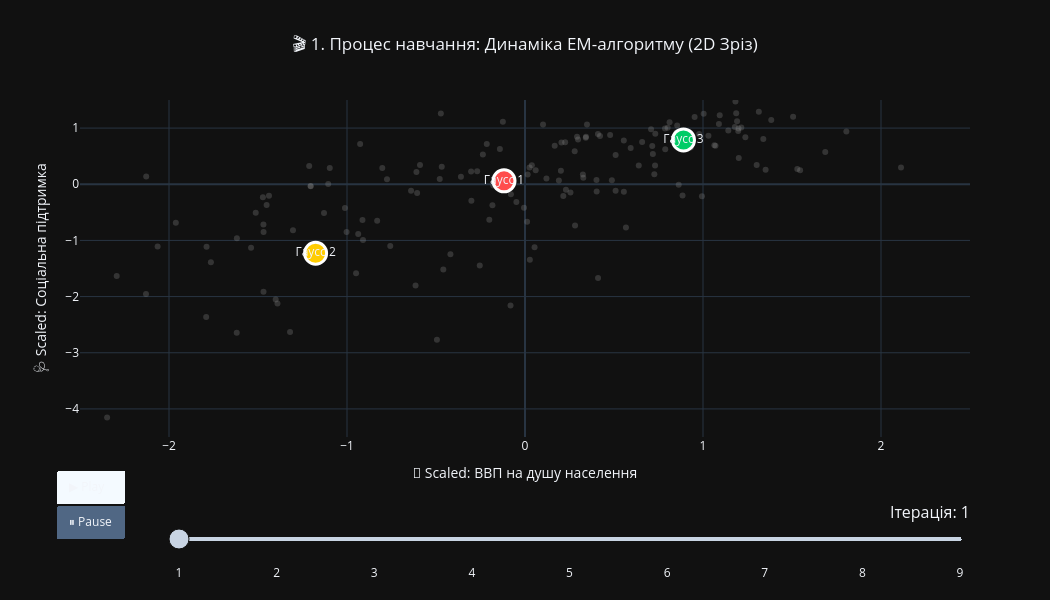
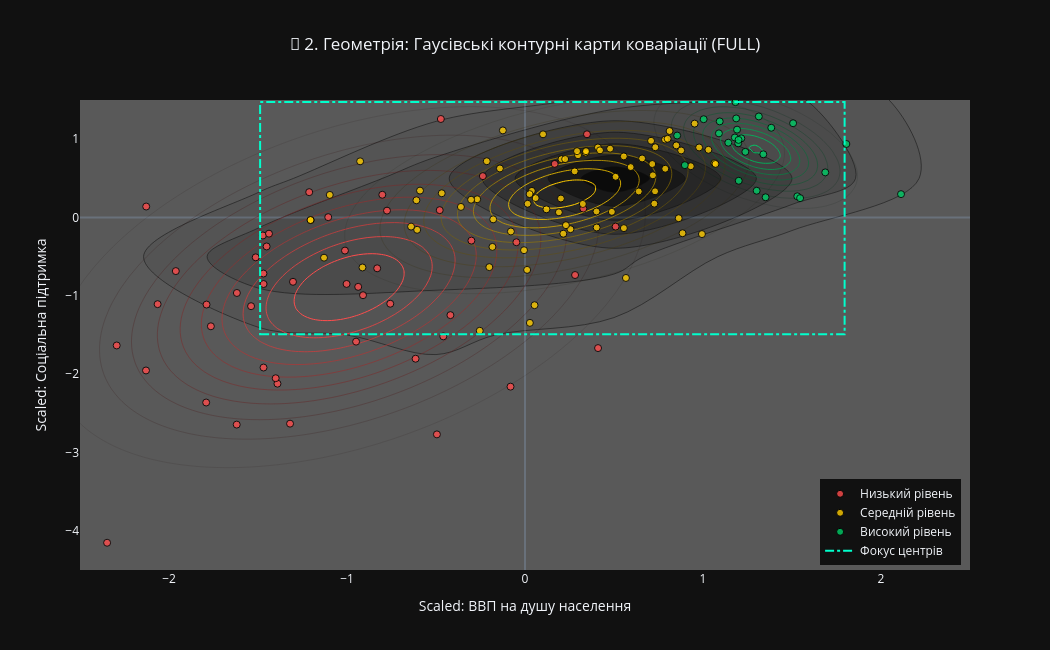
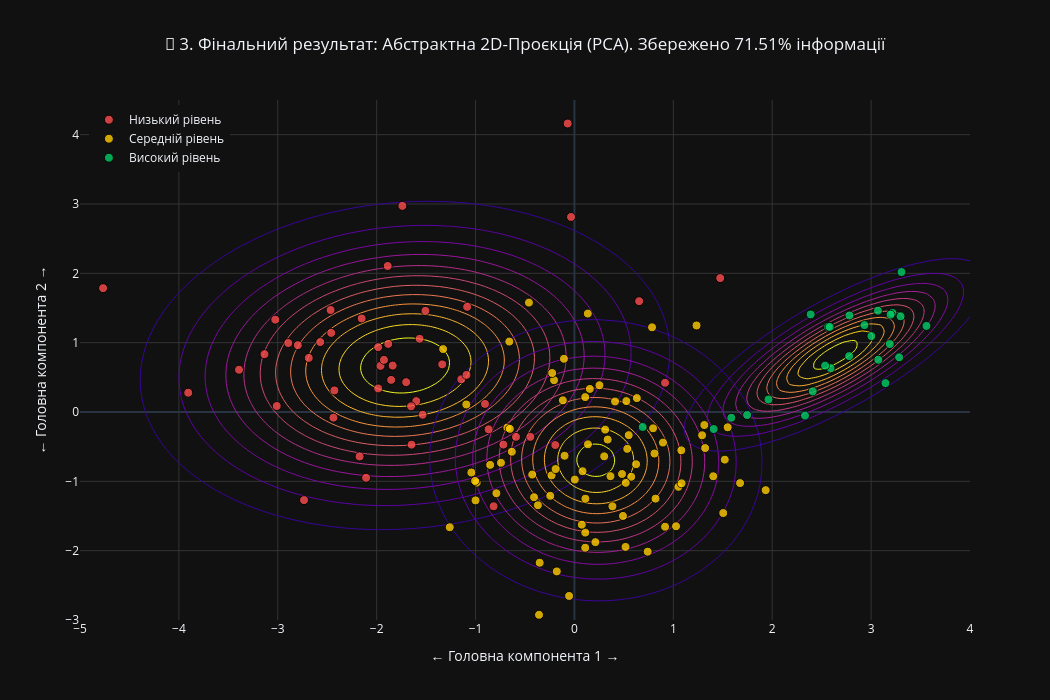

Notebook cell for these charts, in order:
### Markdown cell above
**11. Побудувати модель кластеризації:**

### Code cell
print(f"🧠 Навчання моделі кластеризації (GaussianMixture)...")
print("🧹 Перевірка та очищення даних від пропущених значень (NaN)...")

missing_values_count = df_scaled[FEATURES_FULL].isna().sum().sum()

if missing_values_count > 0:
    print(f"   ⚠️ Знайдено {missing_values_count} пропущених значень у числових ознаках.")
    print("   🛠️ Застосовуємо імп'ютацію (заповнення медіаною)...")

    imputer = SimpleImputer(strategy='median')

    df_scaled[FEATURES_FULL] = imputer.fit_transform(df_scaled[FEATURES_FULL])
    df[FEATURES_FULL] = imputer.fit_transform(df[FEATURES_FULL])

    print("   ✅ Пропущені значення успішно заповнено!")
else:
    print("   ✅ Пропущених значень не знайдено. Дані чисті.")

X_train = df_scaled[FEATURES_FULL]

gmm_brain = GaussianMixture(
    n_components=N_CLUSTERS, covariance_type=COVARIANCE_TYPE, 
    n_init=N_INIT, random_state=RANDOM_STATE
)
cluster_labels = gmm_brain.fit_predict(X_train)

df['Cluster'] = cluster_labels
cluster_means = df.groupby('Cluster')[TARGET_METRIC].mean().sort_values()
cluster_mapping = {old_id: new_id for new_id, old_id in enumerate(cluster_means.index)}
df['Cluster'] = df['Cluster'].map(cluster_mapping)

df['Cluster_Name'] = df['Cluster'].map(lambda x: CLUSTER_LABELS.get(x, f"Кластер {x+1}"))

actual_iters = gmm_brain.n_iter_
print(f"✅ Навчання завершено! Алгоритм зійшовся за {actual_iters} ітерацій.")

if len(FEATURES_FULL) < 2:
    print("⚠️ Для 2D-візуалізації GMM та PCA потрібно мінімум 2 ознаки. Побудову графіків пропущено.")
else:
    f1, f2 = FEATURES_FULL[0], FEATURES_FULL[1]
    f1_ua = FEATURE_TRANSLATIONS.get(f1, str(f1).replace('.', ' ').strip())
    f2_ua = FEATURE_TRANSLATIONS.get(f2, str(f2).replace('.', ' ').strip())

    print("\nКрасивий Вивід:")

    def get_dynamic_legend(X_coords, x_min, x_max, y_min, y_max):
        x_mid = (x_min + x_max) / 2
        y_mid = (y_min + y_max) / 2

        top_left = np.sum((X_coords[:, 0] <= x_mid) & (X_coords[:, 1] >= y_mid))
        top_right = np.sum((X_coords[:, 0] > x_mid) & (X_coords[:, 1] >= y_mid))
        bottom_left = np.sum((X_coords[:, 0] <= x_mid) & (X_coords[:, 1] < y_mid))
        bottom_right = np.sum((X_coords[:, 0] > x_mid) & (X_coords[:, 1] < y_mid))

        min_points = min(top_left, top_right, bottom_left, bottom_right)

        if min_points == top_left: return dict(yanchor="top", y=0.99, xanchor="left", x=0.01)
        elif min_points == top_right: return dict(yanchor="top", y=0.99, xanchor="right", x=0.99)
        elif min_points == bottom_left: return dict(yanchor="bottom", y=0.01, xanchor="left", x=0.01)
        else: return dict(yanchor="bottom", y=0.01, xanchor="right", x=0.99)

    def extract_2d_cov(gmm_model, k_idx, d1, d2):
        if gmm_model.covariance_type == 'full':
            return gmm_model.covariances_[k_idx][np.ix_([d1, d2], [d1, d2])]
        elif gmm_model.covariance_type == 'tied':
            return gmm_model.covariances_[np.ix_([d1, d2], [d1, d2])]
        elif gmm_model.covariance_type == 'diag':
            return np.diag([gmm_model.covariances_[k_idx, d1], gmm_model.covariances_[k_idx, d2]])
        elif gmm_model.covariance_type == 'spherical':
            return np.diag([gmm_model.covariances_[k_idx], gmm_model.covariances_[k_idx]])

    print(f"\n🎬 1/3: Генерація динамічної анімації навчання...")
    X_anim = df_scaled[[f1, f2]].values 
    frames = []
    em_steps = actual_iters

    x_min = np.floor(X_anim[:, 0].min() / 0.5) * 0.5
    x_max = np.ceil(X_anim[:, 0].max() / 0.5) * 0.5
    y_min = np.floor(X_anim[:, 1].min() / 0.5) * 0.5
    y_max = np.ceil(X_anim[:, 1].max() / 0.5) * 0.5

    for i in range(1, em_steps + 1):
        gmm_anim = GaussianMixture(
            n_components=N_CLUSTERS, covariance_type=COVARIANCE_TYPE, 
            max_iter=i, n_init=1, init_params='kmeans', random_state=RANDOM_STATE
        )

        with warnings.catch_warnings():
            warnings.simplefilter("ignore")
            gmm_anim.fit(X_anim)

        current_means = gmm_anim.means_

        frame_traces = [
            go.Scatter(x=X_anim[:, 0], y=X_anim[:, 1], mode='markers', marker=dict(color='#888', size=6, opacity=0.3), showlegend=False)
        ]

        for k in range(N_CLUSTERS):
            safe_color = COLOR_PALETTE_FULL[k % len(COLOR_PALETTE_FULL)]
            frame_traces.append(go.Scatter(
                x=[current_means[k, 0]], y=[current_means[k, 1]], 
                mode='markers+text', text=[f"Гаусс {k+1}"],
                marker=dict(color=safe_color, size=22, line=dict(width=3, color='white')), showlegend=False))

        frames.append(go.Frame(data=frame_traces, name=str(i)))

    sliders = [{
        "pad": {"b": 10, "t": 60}, "len": 0.9, "x": 0.1, "y": 0,
        "currentvalue": {"font": {"size": 16}, "prefix": "Ітерація: ", "visible": True, "xanchor": "right"},
        "steps": [{"args": [[f.name], {"frame": {"duration": 400, "redraw": True}, "mode": "immediate", "transition": {"duration": 200}}],
                   "label": str(k+1), "method": "animate"} for k, f in enumerate(frames)]
    }]

    fig_anim = go.Figure(data=frames[0].data, frames=frames)
    fig_anim.update_layout(
        title_text=f"🎬 1. Процес навчання: Динаміка EM-алгоритму (2D Зріз)",
        title_x=0.5, template=PLOT_TEMPLATE, width=1050, height=600,
        xaxis=dict(title=f"📐 Scaled: {f1_ua}", range=[x_min, x_max]),
        yaxis=dict(title=f"🩺 Scaled: {f2_ua}", range=[y_min, y_max]),
        updatemenus=[dict(type="buttons", y=-0.1, x=0.05, buttons=[
            dict(label="▶ Play", method="animate", args=[None, {"frame": {"duration": 400, "redraw": True}, "fromcurrent": True, "transition": {"duration": 200}}]),
            dict(label="⏸ Pause", method="animate", args=[[None], {"frame": {"duration": 0, "redraw": False}, "mode": "immediate"}])])],
        sliders=sliders
    )

    fig_anim.show()

    print("\n📐 2/3: Побудова контурних карт коваріації...")
    f1_idx, f2_idx = 0, 1

    x_range, y_range = np.linspace(x_min, x_max, 100), np.linspace(y_min, y_max, 100)
    XX, YY = np.meshgrid(x_range, y_range)
    pos = np.dstack((XX, YY))

    fig_contours = go.Figure()
    fig_contours.add_trace(go.Histogram2dContour(x=X_anim[:, 0], y=X_anim[:, 1], colorscale='Greys', opacity=0.3, showscale=False))

    for i in range(N_CLUSTERS):
        mean = gmm_brain.means_[i, [f1_idx, f2_idx]]
        cov = extract_2d_cov(gmm_brain, i, f1_idx, f2_idx)
        rv = multivariate_normal(mean=mean, cov=cov)
        Z = rv.pdf(pos)

        color = COLOR_PALETTE_FULL[i % len(COLOR_PALETTE_FULL)]
        name = CLUSTER_LABELS.get(i, f"Кластер {i+1}")

        fig_contours.add_trace(go.Contour(
            x=x_range, y=y_range, z=Z, colorscale=[[0, 'rgba(0,0,0,0)'], [1, color]],
            showscale=False, contours=dict(start=0.01, coloring='lines'), line=dict(width=1), hoverinfo='skip'))

    for i in range(N_CLUSTERS):
        real_indices = (cluster_labels == cluster_mapping.get(i, i))
        real_data = df[real_indices]

        hover_texts = [f"<b>{row[COUNTRY_COL]}</b><br>{f1_ua} (Raw): {row[f1]:.2f}<br>{f2_ua} (Raw): {row[f2]:.2f}" for _, row in real_data.iterrows()]
        color = COLOR_PALETTE_FULL[i % len(COLOR_PALETTE_FULL)]
        name = CLUSTER_LABELS.get(i, f"Кластер {i+1}")

        fig_contours.add_trace(go.Scatter(
            x=X_anim[cluster_labels == cluster_mapping.get(i, i), 0], y=X_anim[cluster_labels == cluster_mapping.get(i, i), 1],
            mode='markers', name=name, marker=dict(color=color, size=7, opacity=0.8, line=dict(width=1, color='black')),
            hovertext=hover_texts, hoverinfo="text",
        ))

    padding_x = (x_max - x_min) * 0.10
    padding_y = (y_max - y_min) * 0.10

    focus_x0 = np.min(gmm_brain.means_[:, f1_idx]) - padding_x
    focus_x1 = np.max(gmm_brain.means_[:, f1_idx]) + padding_x
    focus_y0 = np.min(gmm_brain.means_[:, f2_idx]) - padding_y
    focus_y1 = np.max(gmm_brain.means_[:, f2_idx]) + padding_y

    fig_contours.add_shape(
        type="rect",
        x0=focus_x0, y0=focus_y0, x1=focus_x1, y1=focus_y1,
        line=dict(color="#00ffcc", width=2, dash="dashdot"),
        fillcolor="rgba(0,0,0,0)"
    )

    fig_contours.add_trace(go.Scatter(
        x=[None], y=[None], mode='lines',
        name="Фокус центрів",
        line=dict(color="#00ffcc", width=2, dash="dashdot")
    ))

    fig_contours.update_layout(
        title_text=f"📐 2. Геометрія: Гаусівські контурні карти коваріації ({COVARIANCE_TYPE.upper()})",
        title_x=0.5, template=PLOT_TEMPLATE, width=1050, height=650,
        xaxis=dict(title=f"Scaled: {f1_ua}", showgrid=False, range=[x_min, x_max]),
        yaxis=dict(title=f"Scaled: {f2_ua}", showgrid=False, range=[y_min, y_max]),
        legend=get_dynamic_legend(X_anim, x_min, x_max, y_min, y_max)
    )

    fig_contours.show()

    print("\n🌌 3/3: Стиснення простору через PCA...")
    pca = PCA(n_components=2, random_state=RANDOM_STATE)
    X_pca = pca.fit_transform(X_train)

    fig_pca = go.Figure()

    pca_x_min = np.floor(X_pca[:, 0].min() / 0.5) * 0.5
    pca_x_max = np.ceil(X_pca[:, 0].max() / 0.5) * 0.5
    pca_y_min = np.floor(X_pca[:, 1].min() / 0.5) * 0.5
    pca_y_max = np.ceil(X_pca[:, 1].max() / 0.5) * 0.5

    xx, yy = np.meshgrid(np.linspace(pca_x_min, pca_x_max, 100), np.linspace(pca_y_min, pca_y_max, 100))
    pos = np.dstack((xx, yy))

    for i in range(N_CLUSTERS):
        cluster_points = X_pca[df['Cluster'] == i]

        if len(cluster_points) > 1:
            pca_mean = np.mean(cluster_points, axis=0)
            pca_cov = np.cov(cluster_points, rowvar=False)

            with warnings.catch_warnings():
                warnings.simplefilter("ignore")
                rv = multivariate_normal(mean=pca_mean, cov=pca_cov, allow_singular=True) 
                Z = rv.pdf(pos)

            color = COLOR_PALETTE_FULL[i % len(COLOR_PALETTE_FULL)]
            name = CLUSTER_LABELS.get(i, f"Кластер {i+1}")

            fig_pca.add_trace(go.Contour(
                x=np.linspace(pca_x_min, pca_x_max, 100), y=np.linspace(pca_y_min, pca_y_max, 100), z=Z,
                showscale=False, contours=dict(start=0.1, coloring='lines'), line=dict(width=1, color=color), hoverinfo='skip'))

        real_indices = (cluster_labels == cluster_mapping.get(i, i))
        real_data = df[real_indices]
        hover_texts_pca = [f"<b>{row[COUNTRY_COL]}</b><br>PCA 1: {X_pca[idx, 0]:.2f}<br>PCA 2: {X_pca[idx, 1]:.2f}" for idx, row in real_data.reset_index(drop=True).iterrows()]
        
        color = COLOR_PALETTE_FULL[i % len(COLOR_PALETTE_FULL)]
        name = CLUSTER_LABELS.get(i, f"Кластер {i+1}")

        fig_pca.add_trace(go.Scatter(
            x=cluster_points[:, 0], y=cluster_points[:, 1], mode='markers', name=name,
            marker=dict(color=color, size=9, opacity=0.8, line=dict(width=1, color='black')),
            hovertext=hover_texts_pca, hoverinfo="text"
        ))

    variance_explained = sum(pca.explained_variance_ratio_) * 100
    fig_pca.update_layout(
        title_text=f"🌌 3. Фінальний результат: Абстрактна 2D-Проєкція (PCA). Збережено {variance_explained:.2f}% інформації",
        title_x=0.5, template=PLOT_TEMPLATE, width=1050, height=700,
        xaxis=dict(title=f"← Головна компонента 1 →", showgrid=True, gridcolor='#333', range=[pca_x_min, pca_x_max]),
        yaxis=dict(title=f"← Головна компонента 2 →", showgrid=True, gridcolor='#333', range=[pca_y_min, pca_y_max]),
        legend=get_dynamic_legend(X_pca, pca_x_min, pca_x_max, pca_y_min, pca_y_max)
    )

    fig_pca.show()
